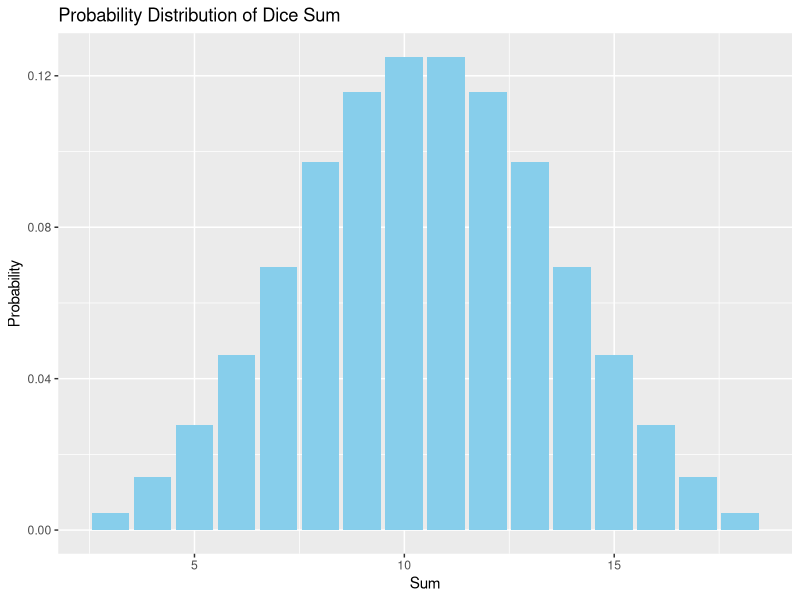
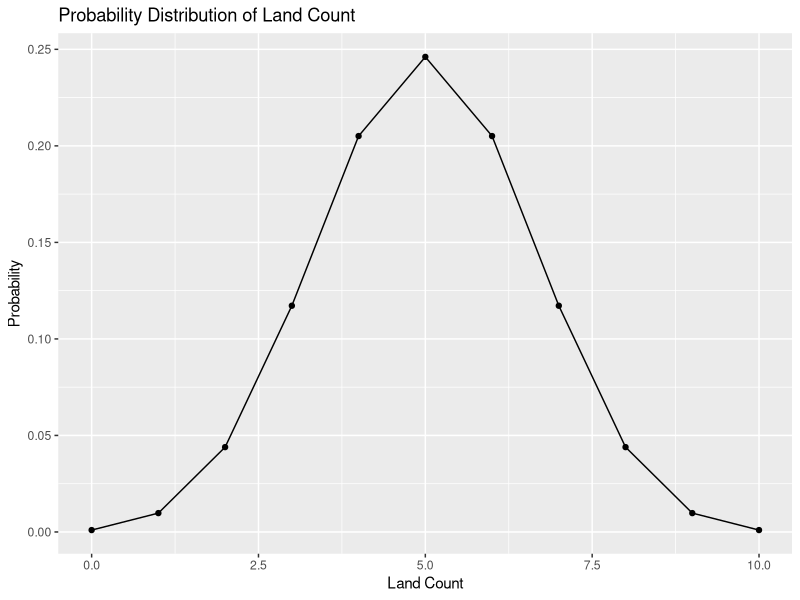
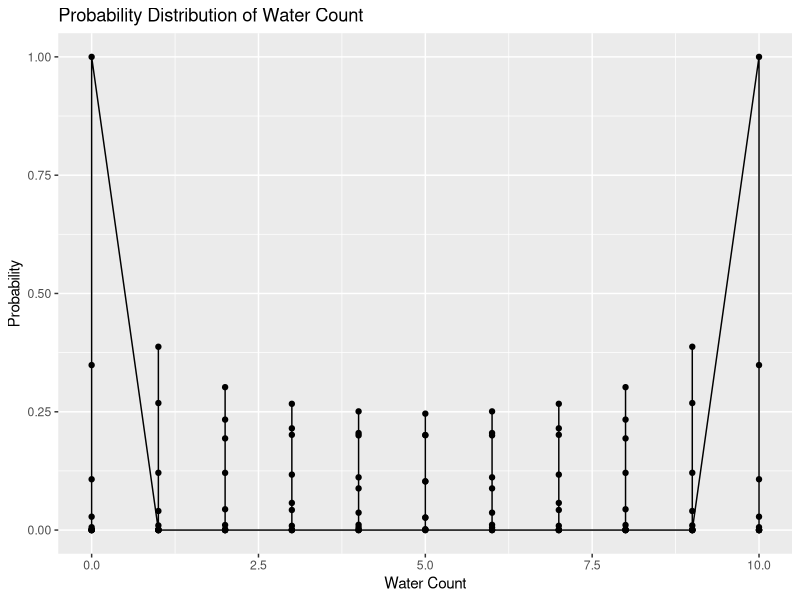

Write the R code that produced these figures, in order.
#Introduction to Bayesian Data Analysis - Assignment 1
#Ecem Nur Karagöz 
#Matrikel Nr. : 03780131

# load packages here
library(dplyr)

#Task Set 1
#For tasks 1.1-1.3, assume you throw 3 dice – normal dice with 6 sides each ;)

#Task 1.1
#Create a data frame with all possible combinations (outcomes) that can result
#from throwing all the dice. (Each row should represent one possible outcome.) 
#Print the first and last 10 rows of the data frame and 
#state how many possible outcomes there are.

# write code here
dice_values <- 1:6
all_combinations <- expand.grid(dice_values, dice_values, dice_values)
print(head(all_combinations, 10))  # First 10 rows of the data frame
print(tail(all_combinations, 10))  # Last 10 rows of the data frame

# Count total possible outcomes
total_outcomes <- nrow(all_combinations)
cat("Total possible outcomes:", total_outcomes, "\n")

#Task 1.2
#Create a data frame showing all possible sums that can result from throwing the three dice
#along with their probabilities. Report the results in a summary table (data frame) and a plot
#(visual graph).

#write code here
# Add a column for the sum of dice values
all_combinations$sum <- rowSums(all_combinations)

# Total number with their probabilities
sum_table <- all_combinations %>%
  group_by(sum) %>%
  summarise(count = n()) %>%
  mutate(probability = count / total_outcomes)

# Summary table
print(sum_table)

# Visual graph
library(ggplot2)
ggplot(sum_table, aes(x = sum, y = probability)) +
  geom_bar(stat = "identity", fill = "skyblue") +
  labs(x = "Sum", y = "Probability", title = "Probability Distribution of Dice Sum")

#Task 1.3
#Compute the probability that the sum is ≥ 10, given that at least one of the dice shows a 3.

# write code here
# Probability of at least one dice showing a 3
at_least_one_3 <- 1 - (5/6)^3

# Probability that the total is at least 10 and at least one dice rolls 3
prob_sum_at_least_10_given_3 <- sum_table %>%
  filter(sum >= 10) %>%
  summarise(probability = sum(probability))

# Print the result
cat("The probability of the sum being at least 10, if at least one dice shows a 3:", prob_sum_at_least_10_given_3$probability, "\n")

#Task Set 2
#For Task 2.1-2.3, assume you toss a globe 10 times, leading to either land or water.

#Task 2.1
#Compute the probability of all possible numbers of occurrence of land, given the candidate
#proportion of .5. Report the results in a summary table and a plot and indicate whether the
#plot shows a probability distribution or a likelihood function.

#write code here
L <- "land"
W <- "water"

compute_land_probabilities <- function(n, p) {
  land_counts <- 0:n
  probabilities <- dbinom(land_counts, n, p)
  return(data.frame(Land_Count = land_counts, Probability = probabilities))
}

# Given rate and number of tosses
p <- 0.5
n <- 10

# Calculate probabilities
land_probabilities <- compute_land_probabilities(n, p)

# Print the summary table
print(land_probabilities)

# Visualize probability distribution
ggplot(land_probabilities, aes(x = Land_Count, y = Probability)) +
  geom_point() +
  geom_line() +
  labs(x = "Land Count", y = "Probability", title = "Probability Distribution of Land Count")

#Task 2.2

#Assume you observe 7 water. Take the candidate proportions of land cp = 0, 0.1, 0.2, 0.3, 0.4,
#0.5, 0.6, 0.7, 0.8, 0.9, 1. For each of these candidates, compute the probability of observing 7
#water. Report the results in a summary table and a plot and indicate whether the plot shows
#a probability distribution or a likelihood function.

#write code here
# Calculate probabilities for each candidate proportion
compute_water_probabilities <- function(n, cp) {
  water_counts <- 0:n
  probabilities <- dbinom(water_counts, n, 1 - cp)
  return(data.frame(Water_Count = water_counts, Probability = probabilities))
}

# Number of observed water
observed_water <- 7

# Candidate proportions
candidate_proportions <- seq(0, 1, by = 0.1)

# Calculate probabilities
water_probabilities_list <- lapply(candidate_proportions, function(cp) {
  compute_water_probabilities(n, cp)
})

# Create a data frame
water_probabilities_df <- do.call(rbind, water_probabilities_list)

# Print the summary table
print(head(water_probabilities_df))

# Visualize probability distribution
ggplot(water_probabilities_df, aes(x = Water_Count, y = Probability)) +
  geom_point() +
  geom_line() + 
  labs(x = "Water Count", y = "Probability", title = "Probability Distribution of Water Count")

#Task 2.3
#For each candidate proportion of land, compute the probability of all possible number of occurrences
#of land. Report the results in a summary table, showing the probability distributions
#as columns and the likelihood functions as rows.

#write code here

# Function to compute probabilities for all candidate proportions
compute_land_probabilities_all_candidates <- function(n, candidate_proportions) {
  result <- list()
  
  for (cp in candidate_proportions) {
    land_counts <- 0:n
    probabilities <- dbinom(land_counts, n, cp)
    result[[as.character(cp)]] <- probabilities
  }
  
  return(result)
}

# Candidate proportions
candidate_proportions <- seq(0, 1, by = 0.1)

# Calculate probabilities
land_probabilities_all_candidates <- compute_land_probabilities_all_candidates(n, candidate_proportions)

# Summary table
summary_table <- as.data.frame(do.call(cbind, land_probabilities_all_candidates))
rownames(summary_table) <- 0:n
colnames(summary_table) <- paste("Proportion of Land =", candidate_proportions)

print(summary_table)

